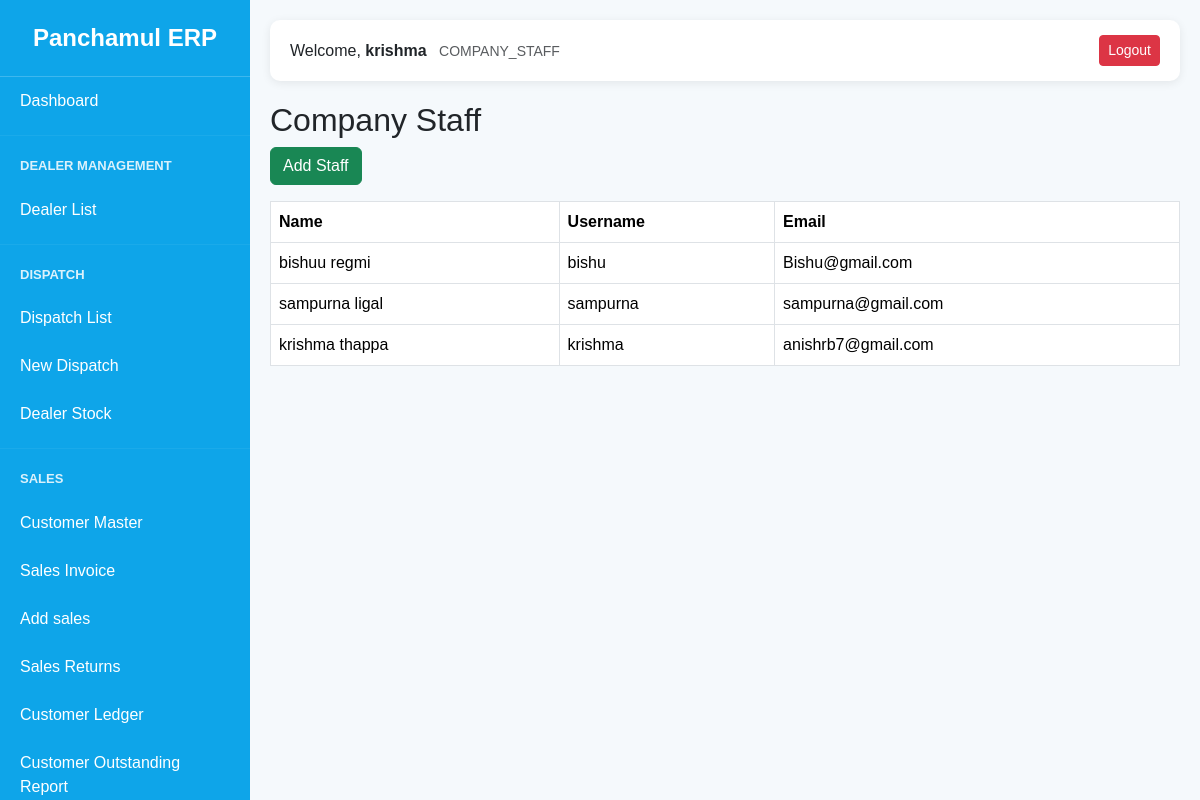
The app's page /staff/ (signed in) with its own data.
### accounts/models.py (models this page shows, shortened)
class User(AbstractUser):
    ROLE_CHOICES = (
        ('SUPER_ADMIN', 'Super Admin'),
        ('COMPANY_STAFF', 'Company Staff'),
        ('DEALER_ADMIN', 'Dealer Admin'),
        ('DEALER_STAFF', 'Dealer Staff'),
    )
    role = models.CharField(
        max_length=20,
        choices=ROLE_CHOICES
    )
    phone = models.CharField(
        max_length=20,
        blank=True,
        null=True
    )
    is_active_user = models.BooleanField(
        default=True
    )

### accounts/views.py (the view)
# urls.py: path('staff/',staff_list,name='staff_list'),
def staff_list(request):
    staffs = User.objects.filter(
        role='COMPANY_STAFF'
    )
    return render(
        request,
        'dashboard/super_admin/staff_list.html',
        {
            'staffs': staffs
        }
    )

### accounts/context_processors.py (called while the page is built)
def user_permissions(request):
    permissions = {}
    if request.user.is_authenticated:
        perms = ModulePermission.objects.filter(
            user=request.user
        )
        for p in perms:
            permissions[p.module] = p
    return {
        'user_permissions': permissions
    }

### templates/dashboard/super_admin/staff_list.html
{% extends 'dashboard/base.html' %}
{% block content %}
<h2>Company Staff</h2>
<a
    href="{% url 'staff_create' %}"
    class="btn btn-success mb-3"
>
    Add Staff
</a>
<table class="table table-bordered">
<tr>
    <th>Name</th>
    <th>Username</th>
    <th>Email</th>
</tr>
{% for staff in staffs %}
<tr>
    <td>
        {{ staff.first_name }}
        {{ staff.last_name }}
    </td>
    <td>{{ staff.username }}</td>
    <td>{{ staff.email }}</td>
</tr>
{% endfor %}
</table>
{% endblock %}

### templates/dashboard/base.html (shortened to what this page needs)
<!DOCTYPE html>
<html lang="en">
<head>
    <link href="https://cdn.jsdelivr.net/npm/bootstrap@5.3.3/dist/css/bootstrap.min.css"
          rel="stylesheet">
</head>
<body>
<div class="sidebar" id="sidebar">
    <div class="logo">
        Panchamul ERP
    </div>
    {% if request.user.role == 'SUPER_ADMIN' %}
        <a href="{% url 'super_dashboard' %}">
            Dashboard
        </a>
    {% else %}
        <a href="{% url 'staff_dashboard' %}">
            Dashboard
        </a>
    {% endif %}
    {% if request.user.role == 'SUPER_ADMIN' or user_permissions.DEALER.can_view %}
    <hr>
    <div class="menu-title">
        Dealer Management
    </div>
    <a href="{% url 'dealer_list' %}">
        Dealer List
    </a>
    {% endif %}
    {% if request.user.role == 'SUPER_ADMIN' or user_permissions.DISPATCH.can_view %}
    <hr>
    <div class="menu-title">
        Dispatch
    </div>
    <a href="{% url 'dispatch_list' %}">
        Dispatch List
    </a>
    <a href="{% url 'dispatch_create' %}">
        New Dispatch
    </a>
    <a href="{% url 'dealer_stock_list' %}">
    Dealer Stock
    </a>
    {% endif %}
    {% if request.user.role == 'SUPER_ADMIN' or user_permissions.SALES.can_view %}
   <hr>
        <div class="menu-title">
            Sales
        </div>
        <a href="{% url 'customer_list' %}">
            Customer Master
        </a>
        <a href="{% url 'sale_list' %}">
            Sales Invoice
        </a>
        <a href="{% url 'sale_create' %}">
            Add sales
        </a>
        <a href="{% url 'sales_return_list' %}">
            Sales Returns
        </a>
        <a href="{% url 'customer_ledger_list' %}">
            Customer Ledger
        </a>
        <a href="{% url 'customer_outstanding_report' %}">
            Customer Outstanding Report
        </a>
    {% endif %}
</div>
<div class="content">
    <div class="topbar d-flex justify-content-between align-items-center">
        <div>
            Welcome,
            <strong>
                {{ request.user.username }}
            </strong>
            <small class="text-muted ms-2">
                {{ request.user.role }}
            </small>
        </div>
        <div>
            <a href="{% url 'logout' %}"
               class="btn btn-danger btn-sm">
                Logout
            </a>
        </div>
    </div>
    {% block content %}
    {% endblock %}
</div>
</body>
</html>

### templates/dashboard/base.html (style rules this page uses)
body { margin:0; background:#f5f9fc; font-family: Arial, sans-serif; }
.sidebar { width:250px; height:100vh; position:fixed; top:0; left:0; background:#0EA5E9; color:white; overflow-y:auto; }
.logo { text-align:center; padding:20px; font-size:24px; font-weight:bold; border-bottom:1px solid rgba(255,255,255,.2); }
.menu-title { padding:10px 20px; font-size:13px; font-weight:bold; text-transform:uppercase; opacity:.85; }
.sidebar a { display:block; padding:12px 20px; color:white; text-decoration:none; transition:.3s; }
.content { margin-left:250px; padding:20px; }
.topbar { background:white; padding:15px 20px; border-radius:10px; box-shadow:0 2px 10px rgba(0,0,0,.08); margin-bottom:20px; }
hr { margin:10px 0; border-color:rgba(255,255,255,.2); }

### records on screen
User: user.username "krishma", user.role "COMPANY_STAFF", first_name "krishma", last_name "thappa", username "krishma", email "anishrb7@gmail.com"
User: first_name "bishuu", last_name "regmi", username "bishu", email "Bishu@gmail.com"
User: first_name "sampurna", last_name "ligal", username "sampurna", email "sampurna@gmail.com"
